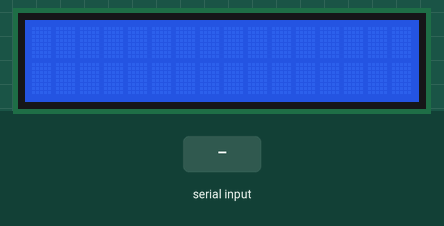
Bench run of a sketch on a simulated Arduino Uno, built with avr-gcc and run on an emulated ATmega328P. Parts: 16×2 character LCD. The test bench sets the inputs (shaded band).

Above: at 1.2 s.
1.3 s: "CPU:%\n" received over Serial
At 1.6 s:
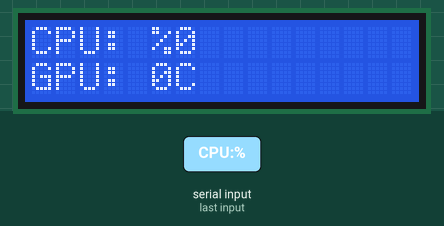
2.8 s: "90,45\n" received over Serial
At 4.0 s:
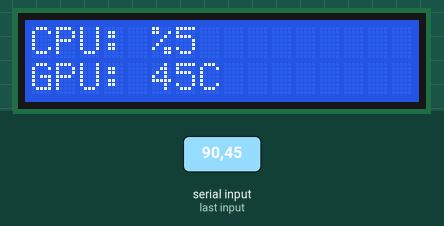
4.3 s: "GPU:\n" received over Serial
At 5.1 s:
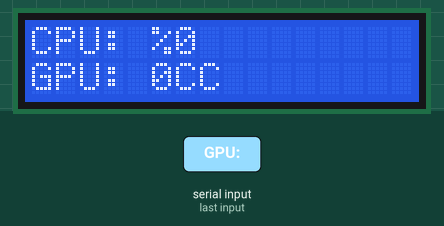
Timing chart, 0 to 7.3 s (numbered marks = the images above; inputs shaded):
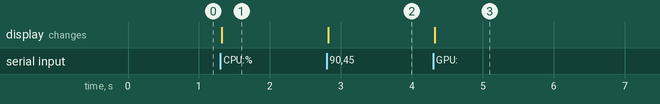

Measured:
- after the input at 1.3 s, the display: changes at once (image 1)
- after the input at 2.8 s, the display: changes at once (image 2)
- after the input at 4.3 s, the display: changes at once (image 3)

The sketch:

lcd_system_display.ino
```cpp
#include <Wire.h>
#include <LiquidCrystal_I2C.h>

LiquidCrystal_I2C lcd(0x27, 16, 2);


void setup() {
  Serial.begin(9600);

  lcd.init();
  lcd.backlight();
}

void loop() {
  if (Serial.available() > 0) {
    String incoming_data = Serial.readStringUntil('\n');

    //find CPU
    int start1 = incoming_data.indexOf("CPU:%") + 5;
    int finish1 = incoming_data.indexOf("GPU:") - 2;
    String merge1 = incoming_data.substring(start1, finish1);
    int cpu = merge1.toInt();

    //find GPU
    int start2 = incoming_data.indexOf("GPU:") + 4;
    int finish2 = incoming_data.indexOf("C") - 1;
    String merge2 = incoming_data.substring(start2, finish2);
    int gpu = merge2.toInt();


    lcd.setCursor(0, 0);
    lcd.print("CPU: %");
    lcd.print(cpu);

    lcd.setCursor(0,1);
    lcd.print("GPU: ");
    lcd.print(gpu);
    lcd.print("C");

  }
}
```
